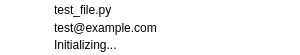
<?xml version="1.0" encoding="UTF-8"?>
<ui version="4.0">
 <class>filetransfer_item</class>
 <widget class="QWidget" name="filetransfer_item">
  <property name="geometry">
   <rect>
    <x>0</x>
    <y>0</y>
    <width>300</width>
    <height>55</height>
   </rect>
  </property>
  <property name="palette">
   <palette>
    <active>
     <colorrole role="Window">
      <brush brushstyle="SolidPattern">
       <color alpha="255">
        <red>255</red>
        <green>255</green>
        <blue>255</blue>
       </color>
      </brush>
     </colorrole>
     <colorrole role="Highlight">
      <brush brushstyle="SolidPattern">
       <color alpha="255">
        <red>0</red>
        <green>102</green>
        <blue>204</blue>
       </color>
      </brush>
     </colorrole>
     <colorrole role="AlternateBase">
      <brush brushstyle="SolidPattern">
       <color alpha="255">
        <red>240</red>
        <green>244</green>
        <blue>255</blue>
       </color>
      </brush>
     </colorrole>
    </active>
    <inactive>
     <colorrole role="Window">
      <brush brushstyle="SolidPattern">
       <color alpha="255">
        <red>255</red>
        <green>255</green>
        <blue>255</blue>
       </color>
      </brush>
     </colorrole>
     <colorrole role="Highlight">
      <brush brushstyle="SolidPattern">
       <color alpha="255">
        <red>0</red>
        <green>102</green>
        <blue>204</blue>
       </color>
      </brush>
     </colorrole>
     <colorrole role="AlternateBase">
      <brush brushstyle="SolidPattern">
       <color alpha="255">
        <red>240</red>
        <green>244</green>
        <blue>255</blue>
       </color>
      </brush>
     </colorrole>
    </inactive>
    <disabled>
     <colorrole role="Window">
      <brush brushstyle="SolidPattern">
       <color alpha="255">
        <red>255</red>
        <green>255</green>
        <blue>255</blue>
       </color>
      </brush>
     </colorrole>
     <colorrole role="Highlight">
      <brush brushstyle="SolidPattern">
       <color alpha="255">
        <red>218</red>
        <green>216</green>
        <blue>213</blue>
       </color>
      </brush>
     </colorrole>
     <colorrole role="AlternateBase">
      <brush brushstyle="SolidPattern">
       <color alpha="255">
        <red>240</red>
        <green>244</green>
        <blue>255</blue>
       </color>
      </brush>
     </colorrole>
    </disabled>
   </palette>
  </property>
  <property name="windowTitle">
   <string>FileTransfer Item</string>
  </property>
  <layout class="QHBoxLayout" name="widget_layout">
   <property name="spacing">
    <number>3</number>
   </property>
   <property name="leftMargin">
    <number>3</number>
   </property>
   <property name="topMargin">
    <number>1</number>
   </property>
   <property name="rightMargin">
    <number>6</number>
   </property>
   <property name="bottomMargin">
    <number>1</number>
   </property>
   <item>
    <widget class="QLabel" name="icon_label">
     <property name="minimumSize">
      <size>
       <width>48</width>
       <height>48</height>
      </size>
     </property>
     <property name="maximumSize">
      <size>
       <width>48</width>
       <height>48</height>
      </size>
     </property>
     <property name="pixmap">
      <pixmap>icons/folder-downloads.png</pixmap>
     </property>
     <property name="scaledContents">
      <bool>true</bool>
     </property>
     <property name="alignment">
      <set>Qt::AlignCenter</set>
     </property>
    </widget>
   </item>
   <item>
    <layout class="QVBoxLayout" name="file_info_layout">
     <property name="spacing">
      <number>0</number>
     </property>
     <property name="margin">
      <number>0</number>
     </property>
     <item>
      <widget class="ElidedLabel" name="filename_label">
       <property name="text">
        <string>test_file.py</string>
       </property>
       <property name="margin">
        <number>1</number>
       </property>
      </widget>
     </item>
     <item>
      <widget class="ElidedLabel" name="name_label">
       <property name="text">
        <string>test@example.com</string>
       </property>
       <property name="margin">
        <number>1</number>
       </property>
      </widget>
     </item>
     <item>
      <widget class="ElidedLabel" name="status_label">
       <property name="text">
        <string>Initializing...</string>
       </property>
       <property name="margin">
        <number>1</number>
       </property>
      </widget>
     </item>
    </layout>
   </item>
   <item>
    <widget class="TransferStateLabel" name="state_indicator">
     <property name="sizePolicy">
      <sizepolicy hsizetype="Fixed" vsizetype="Preferred">
       <horstretch>0</horstretch>
       <verstretch>0</verstretch>
      </sizepolicy>
     </property>
     <property name="minimumSize">
      <size>
       <width>16</width>
       <height>0</height>
      </size>
     </property>
     <property name="alignment">
      <set>Qt::AlignCenter</set>
     </property>
    </widget>
   </item>
  </layout>
 </widget>
 <customwidgets>
  <customwidget>
   <class>ElidedLabel</class>
   <extends>QLabel</extends>
   <header>blink.widgets.labels</header>
  </customwidget>
  <customwidget>
   <class>TransferStateLabel</class>
   <extends>QLabel</extends>
   <header>blink.sessions</header>
  </customwidget>
 </customwidgets>
 <resources/>
 <connections/>
</ui>
